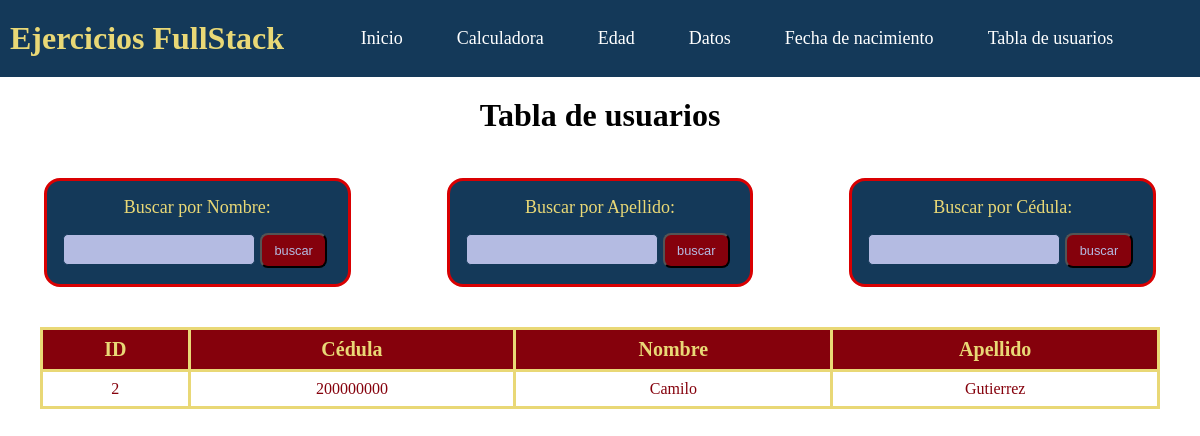
The app's page /5ejercicio.php?nombre=Camilo with its own data.
### tables this page shows
CREATE TABLE IF NOT EXISTS `usuarios` (
  `id` int NOT NULL AUTO_INCREMENT,
  `nombre` varchar(60) NOT NULL,
  `apellido` varchar(60) NOT NULL,
  `cedula` int NOT NULL,
  PRIMARY KEY (`id`)
);

### include/funciones.php (called while the page is built, shortened)
<?php
function BuscarNombre($texto){
    require 'database.php';
    $sql = "SELECT * from usuarios WHERE nombre LIKE '%".$texto."%';";
    $consulta = mysqli_query($db,$sql);
    return $consulta;
}

### 5ejercicio.php (the view, shortened to what this page needs)
<?php
    require 'include/header.php';
    require 'Include/funciones.php';
    $usuarios = ObtenerUsuarios();
    if (isset($_GET['nombre'])) {
        $usuarios = BuscarNombre($_GET['nombre']);
    }
?>
<!DOCTYPE html>
    <html lang="en">
    <head>
        <link rel="stylesheet" href="css/styles5ejercicio.css">
    </head>
    <body>
        <h1 class="titulo">Tabla de usuarios</h1>
        <div class="contenedor">
            <div class="formulario-busqueda">
                <form class="formulario" action="" method="get">
                    <label for="nombre"> Buscar por Nombre:</label>
                    <input type="text" name="nombre" id="nombre">
                    <input type="submit" value="buscar" class="boton">
                </form>
            </div>
            <div class="formulario-busqueda">
                <form class="formulario" action="" method="get">
                    <label for="apellido">Buscar por Apellido:</label>
                    <input type="text" name="apellido" id="apellido">
                    <input type="submit" value="buscar" class="boton">
                </form>
            </div>
            <div class="formulario-busqueda">
                <form class="formulario" action="" method="get">
                    <label for="cedula">Buscar por Cédula:</label>
                    <input type="number" name="cedula" id="cedula">
                    <input type="submit" value="buscar" class="boton">
                </form>
            </div>
        </div>
        <div class="contenedor-tabla">
            <table>
                <thead>
                    <tr>
                        <th>ID</th>
                        <th>Cédula</th>
                        <th>Nombre</th>
                        <th>Apellido</th>
                    </tr>
                </thead>
                <?php  while($usuario = mysqli_fetch_assoc($usuarios)){
                        ?>
                    <tr>
                        <td><?php echo($usuario['id']); ?></td>
                        <td><?php echo($usuario['cedula']); ?></td>
                        <td><?php echo($usuario['nombre']); ?></td>
                        <td><?php echo($usuario['apellido']); ?></td>
                    </tr>
                <?php } ?>
            </table>
        </div>
    </body>
</html>

### css/styles.css (style rules this page uses)
:root { --color-1: #143959; --color-2: #A4E0DF; --color-3: #4ED998; --color-4: #E9D876; --color-5: #85010c; --color-6: #b4bbe2; --color-7: #d90002; }
* { padding: 0%; margin: 0%; }

### css/styles5ejercicio.css (style rules this page uses)
:root { --color-1: #143959; --color-2: #A4E0DF; --color-3: #4ED998; --color-4: #E9D876; --color-5: #85010c; --color-6: #b4bbe2; --color-7: #d90002; }
table, th, td { border: 3px solid var(--color-4); border-collapse: collapse; padding: 0.5rem; }
table { width: 100%; }
th { color: var(--color-4); background-color: var(--color-5); font-size: 20px; }
tr { text-align: center; }
tr:nth-child(odd) { background-color: #ffff; color: var(--color-5) }
.titulo { text-align: center; margin: 5px 5px 5px ; padding: 15px; }
.contenedor { display: grid; gap: 2.5rem; grid-template-columns: repeat(3,1fr); padding: 1rem; }
.formulario-busqueda { display: flex; justify-content: center; align-items: center; padding: 0.5rem; }
.formulario { background-color: var(--color-1); border-radius: 1rem; border: 3px solid var(--color-7); padding: 1rem; width: 100%; margin: 0 20px; font-size: 20px; }
.formulario label { display: block; font-size: 18px; color: var(--color-4); text-align: center; }
.formulario input:not([type="submit"]) { height: 1.7rem; width: 70%; background-color: var(--color-6); border: 1px solid var(--color-1); border-radius: 0.3rem; font-size: 1rem; padding: 1px; margin-top: 1rem; color: var(--color-5); }
.formulario input[type="submit"] { background-color: var(--color-5); color: var(--color-6); font-size: 0.5rem; padding: 0.5rem; font-size: 0.8rem; width: 25%; border-radius: 0.5rem; }
.contenedor-tabla { margin: 1rem 2.5rem 2.5rem; }

### records on screen
usuarios: id "2", cedula "200000000", nombre "Camilo", apellido "Gutierrez"
